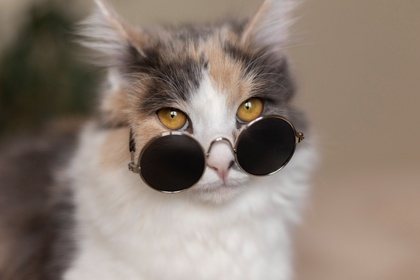
%> input picture Assignment3/cat.jpg, 420 x 280 px, shrunk from 1000 x 667 before the run
$ octave new2.m   (GNU Octave 9; MATLAB toolbox functions it lacks are replaced by stand-ins)
%> lines starting %> are read from the running program, lines starting %| are printed output that depends on the picture; in (x1, y1, x2, y2) boxes, pixels count from 0 and x2, y2 are one past the last pixel; in counts of white or black regions, pixels touching at a corner belong together; the program's own positions count from 1
% Step 1: Read the image
img = imread('cat.jpg'); % Replace with your image path
%> img is the input picture: size 280x420x3 uint8; mean R, G, B 138.7, 124.7, 114.1

% Step 2: Convert to grayscale if necessary
if size(img, 3) == 3
    img = rgb2gray(img);
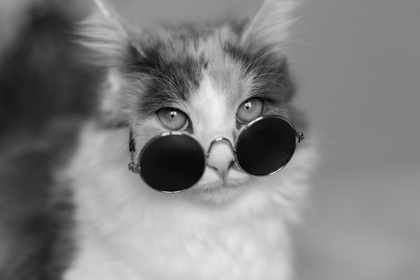
%> img: size 280x420 uint8; min 2, max 252, mean 127.7
end

% Step 3: Apply salt & pepper noise with density 0.1
noisy_img = imnoise(img, 'salt & pepper', 0.1);
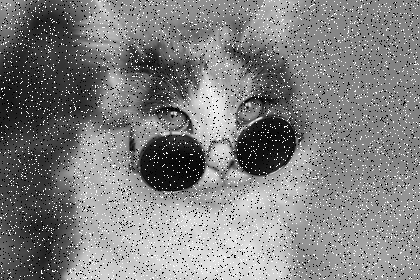
%> noisy_img: size 280x420 uint8; min 0, max 255, mean 127.8

% Get image dimensions
[rows, cols] = size(noisy_img);
%> rows = 280; cols = 420

% Determine top and bottom halves
top_half_rows = 1:floor(rows/2);
%> top_half_rows = 140 values from 1 to 140
bottom_half_rows = (floor(rows/2) + 1):rows;
%> bottom_half_rows = 140 values from 141 to 280

% Initialize filtered image with noisy image
filtered_img = noisy_img;

% Step 4: Manual padding (replicate borders)
padded = uint8(zeros(rows + 2, cols + 2));
padded(2:end-1, 2:end-1) = noisy_img;
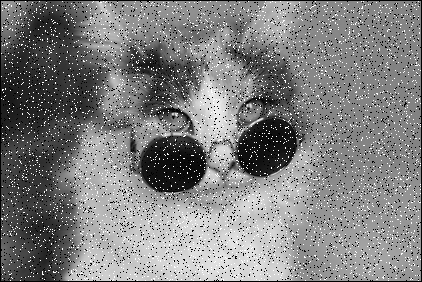
%> padded: size 282x422 uint8; min 0, max 255, mean 126.2

% Pad top row
padded(1, 2:end-1) = noisy_img(1, :);
% Pad bottom row
padded(end, 2:end-1) = noisy_img(end, :);
% Pad left column
padded(2:end-1, 1) = noisy_img(:, 1);
% Pad right column
padded(2:end-1, end) = noisy_img(:, end);
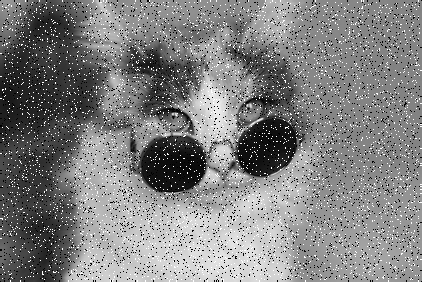
%> padded: size 282x422 uint8; min 0, max 255, mean 127.8
% Pad corners
padded(1, 1) = noisy_img(1, 1);
%> padded: size 282x422 uint8; under 0.01% of pixels changed, all inside (x1, y1, x2, y2) = (0, 0, 1, 1)
padded(1, end) = noisy_img(1, end);
%> padded: size 282x422 uint8; min 0, max 255, mean 127.8; mean of the top-left, top-right, bottom-left and bottom-right quarters 100.7, 129.6, 127.3, 153.6
padded(end, 1) = noisy_img(end, 1);
padded(end, end) = noisy_img(end, end);

% Step 5: Apply median filter to top half
for i = top_half_rows
    for j = 1:cols
        % Extract 3x3 window from padded image
        window = padded(i:i+2, j:j+2);
        % Flatten and sort to find median
        sorted_window = sort(window(:));
        filtered_img(i, j) = sorted_window(5);
    end
end
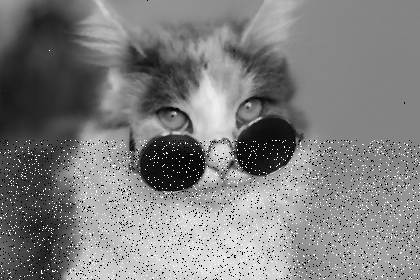
%> filtered_img: size 280x420 uint8; min 0, max 255, mean 126.9

% Apply min filter to bottom half
for i = bottom_half_rows
    for j = 1:cols
        % Extract 3x3 window from padded image
        window = padded(i:i+2, j:j+2);
        % Find minimum value
        filtered_img(i, j) = min(window(:));
    end
end
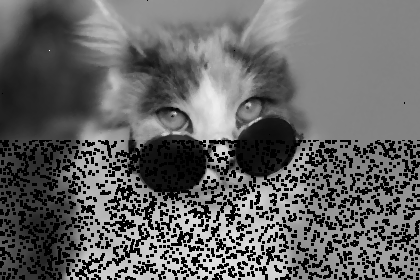
%> filtered_img: size 280x420 uint8; min 0, max 255, mean 100.2

% Step 6: Display using subplot
figure;
subplot(1, 2, 1), imshow(noisy_img), title('Noisy Image');
subplot(1, 2, 2), imshow(filtered_img), title('Filtered Image');

% Step 7: Write the filtered image to a file
imwrite(filtered_img, 'filtered_image.jpg');
